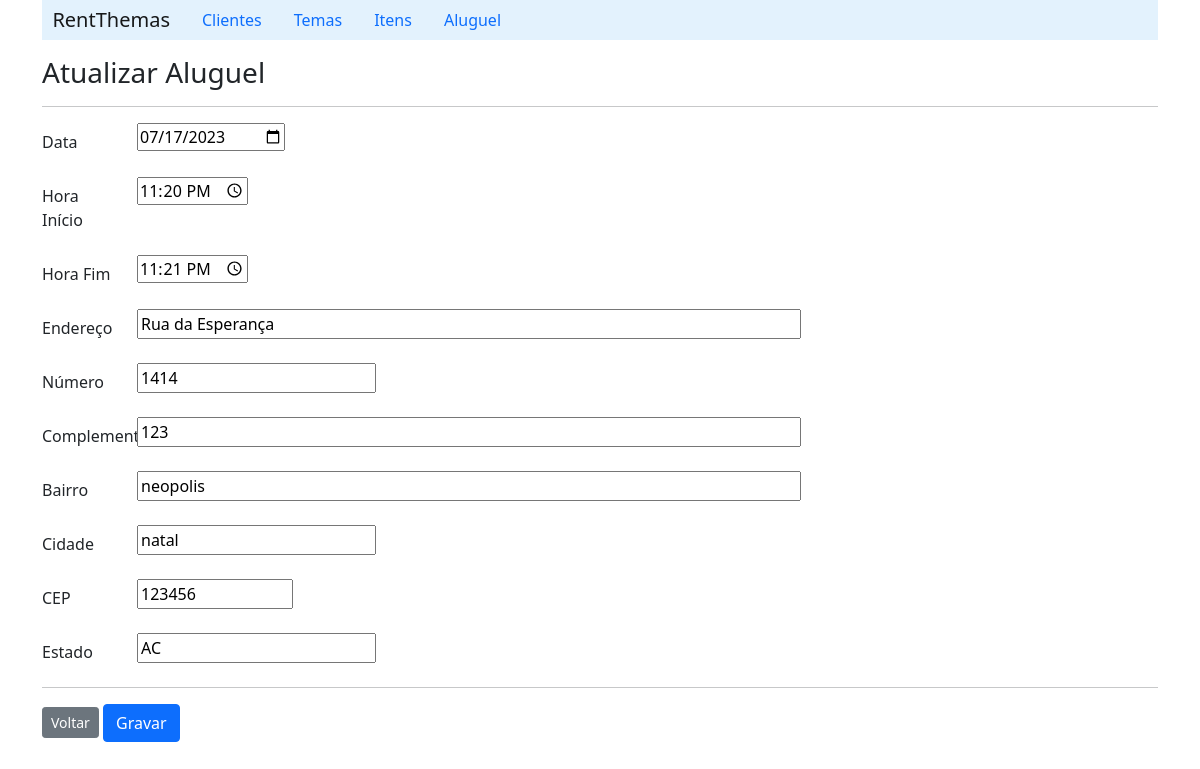
Page /detailRent/3 on the earlier database version.
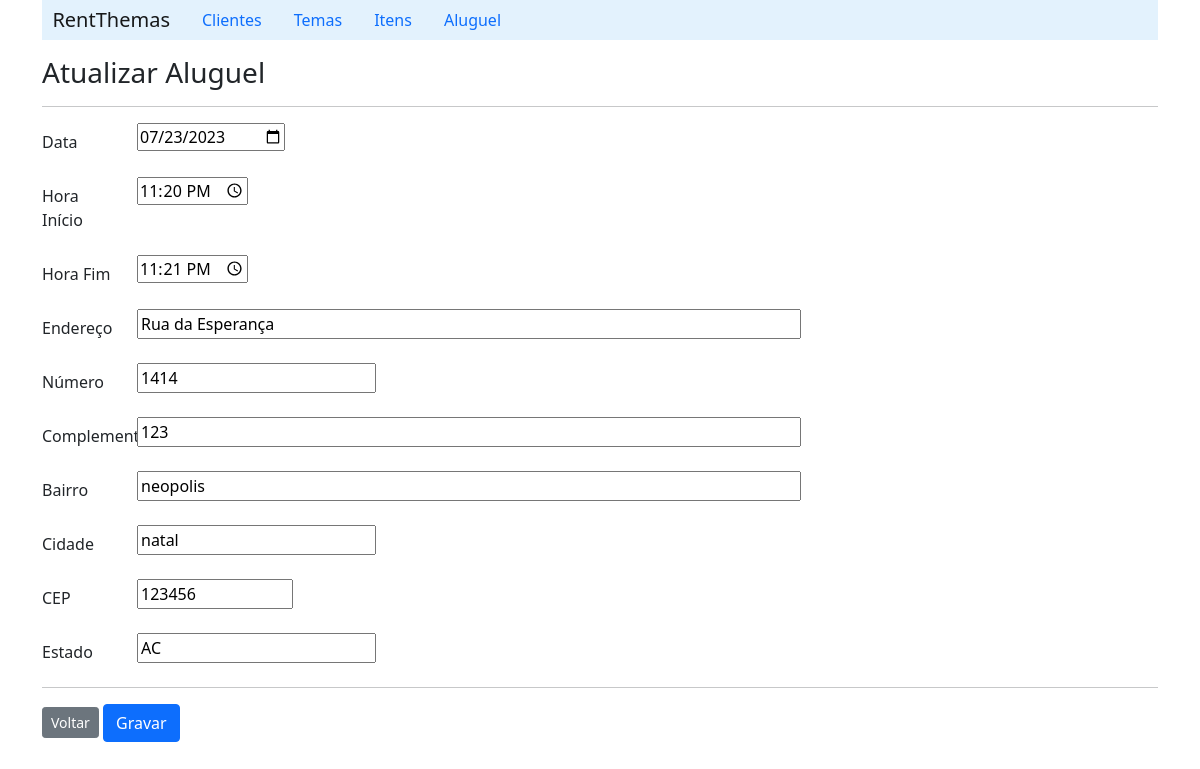
Same page on the later database version.
### aluguel_de_temas/models.py (models this page shows, shortened)
class Rent(models.Model):
    date = models.DateField(blank=False, null=False)
    start_hours = models.CharField(max_length=5, blank=False, null=False)
    end_hours = models.CharField(max_length=5, blank=False, null=False)
    client = models.ForeignKey('Client', on_delete=CASCADE, related_name='rents')
    theme = models.ForeignKey('Theme', on_delete=CASCADE, related_name='rents')
    address = models.OneToOneField('Address', on_delete=models.CASCADE, null=True)
    price = models.FloatField(default=0)

class Address(models.Model):
    street = models.CharField(max_length=60)
    number = models.CharField(max_length=5, null=True)
    complement = models.CharField(max_length=50)
    district = models.CharField(max_length=20)
    city = models.CharField(max_length=20)
    cep = models.CharField(max_length=11, blank=True)
    state = models.CharField(max_length=20, blank=True)

### aluguel_de_temas/views.py (the view)
# urls.py: path('detailRent/<int:id>', RentViews.detailRent),
    def detailRent(request, id):
        rent = RentDAO.detalheAluguel(id)
        return render(request, 'rent/formEditRent.html', {'rent': rent})

### aluguel_de_temas/DAOs.py (called while the page is built)
    def detalheAluguel(id):
        return Rent.objects.get(pk=id)

### aluguel_de_temas/templates/rent/formEditRent.html (shortened to what this page needs)
{% extends "index.html" %}
{% block content %}
    <h3>Atualizar Aluguel</h3>
    <hr>
        <form action="/updateRent/{{rent.id}}" method="post">
            <div class="row mb-3">
                <label class="col-sm-1 col-form-label" for="date">Data</label>
                <div class="col-sm-11">
                    <input id="date" type="date" name="date" value="{{rent.date|date:'Y-m-d'}}">
                </div>
            </div>
            <div class="row mb-3">
                <label class="col-sm-1 col-form-label" for="start">Hora Início</label>
                <div class="col-sm-11">
                    <input id="start" type="time" name="start_hours" value="{{rent.start_hours}}">
                </div>
            </div>
            <div class="row mb-3">
                <label class="col-sm-1 col-form-label" for="end">Hora Fim</label>
                <div class="col-sm-11">
                    <input id="end" type="time" name="end_hours" value="{{rent.end_hours}}">
                </div>
            </div>
            <div class="row mb-3">
                <label class="col-sm-1 col-form-label"  for="street">Endereço</label>
                <div class="col-sm-11">
                    <input id="street" size="66" type="text" name="street" value="{{rent.address.street}}">
                </div>
            </div>
            <div class="row mb-3">
                <label class="col-sm-1 col-form-label"  for="number">Número</label>
                <div class="col-sm-11">
                    <input id="number"  type="text" name="number" value="{{rent.address.number}}">
                </div>
            </div>
            <div class="row mb-3">
                <label class="col-sm-1 col-form-label"  for="complement">Complemento</label>
                <div class="col-sm-11">
                    <input id="complement" size="66" type="text" name="complement" value="{{rent.address.complement}}">
                </div>
            </div>
            <div class="row mb-3">
                <label class="col-sm-1 col-form-label"  for="district">Bairro</label>
                <div class="col-sm-11">
                    <input id="district" size="66" type="text" name="district" value="{{rent.address.district}}">
                </div>
            </div>
            <div class="row mb-3">
                <label class="col-sm-1 col-form-label"  for="city">Cidade</label>
                <div class="col-sm-11">
                    <input id="city" size="20" type="text" name="city" value="{{rent.address.city}}">
                </div>
            </div>
            <div class="row mb-3">
                <label class="col-sm-1 col-form-label"  for="cep">CEP</label>
                <div class="col-sm-11">
                    <input id="cep" size="11" type="text" name="cep" value="{{rent.address.cep}}">
                </div>
            </div>
            <div class="row mb-3">
                <label class="col-sm-1 col-form-label"  for="state">Estado</label>
                <div class="col-sm-11">
                    <input id="state" size="20" type="text" name="state" value="{{rent.address.state}}">
                </div>
            </div>
            <hr>
            <a class="btn btn-secondary btn-sm" href="/listRent">Voltar</a>
            <input class="btn btn-primary" type="submit" value="Gravar">
        </form>
{% endblock %}

Differences in the rows shown:
changed Rent "Rua da Esperança": date "07/17/2023" → "07/23/2023"
